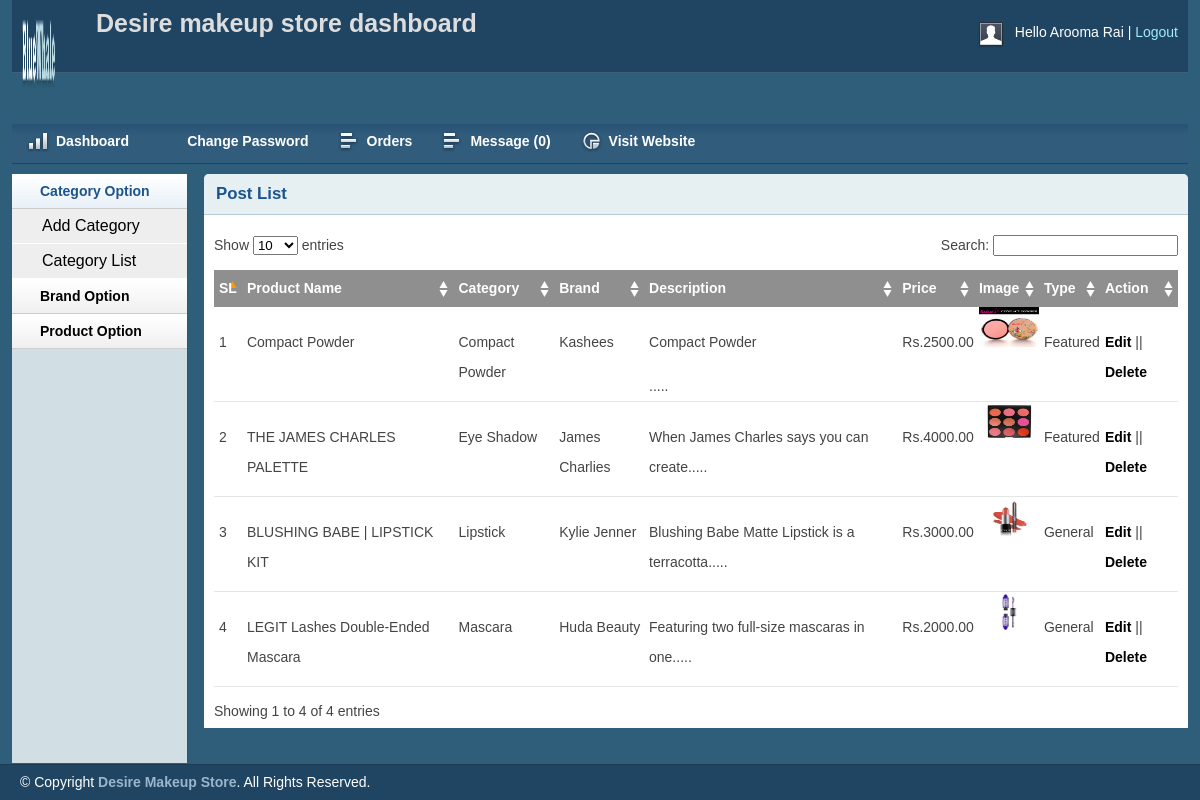
The page /admin/productlist.php (signed in) on the database its author committed.
### tables this page shows
CREATE TABLE `tbl_product` (
  `productId` int(11) NOT NULL,
  `productName` varchar(255) NOT NULL,
  `catId` int(11) NOT NULL,
  `brandId` int(11) NOT NULL,
  `body` text NOT NULL,
  `price` float(10,2) NOT NULL,
  `image` varchar(255) NOT NULL,
  `type` tinyint(4) NOT NULL DEFAULT '0'
);

CREATE TABLE `tbl_category` (
  `catId` int(11) NOT NULL,
  `catName` varchar(255) NOT NULL
);

CREATE TABLE `tbl_brand` (
  `brandId` int(11) NOT NULL,
  `brandName` varchar(255) NOT NULL
);

### lib/Database.php (called while the page is built, shortened)
<?php
class Database
{
    public $host = DB_HOST;
    public $user = DB_USER;
    public $pass = DB_PASS;
    public $dbname = DB_NAME;
    public $link;
    private function connectDB()
    {
        $this->link = new mysqli($this->host, $this->user, $this->pass,
            $this->dbname);
    }
    public function select($query)
    {
        $result = $this->link->query($query) or
        die($this->link->error . __LINE__);
        if ($result->num_rows > 0) {
            return $result;
        } else {
            return false;
        }
    }
}

### classes/Product.php (called while the page is built, shortened)
<?php
$filepath = realpath(dirname(__FILE__));
include_once $filepath . '/../lib/Database.php';
include_once $filepath . '/../helpers/Formate.php';
?>
<?php
class Product
{
    private $db;
    public function __construct()
    {
        $this->db = new Database();
    }
    public function getAllProduct()
    {
        $query = "SELECT p.*,c.catName,b.brandName
FROM tbl_product as p,tbl_category as c, tbl_brand as b
WHERE p.catId = c.catId AND p.brandId = b.brandId
ORDER BY p.productId DESC";
        $result = $this->db->select($query);
        return $result;
    }
}
?>

### helpers/Formate.php (called while the page is built, shortened)
<?php
class Format
{
    public function textShorten($text, $limit = 400)
    {
        $text = $text . " ";
        $text = substr($text, 0, $limit);
        $text = substr($text, 0, strrpos($text, ' '));
        $text = $text . ".....";
        return $text;
    }
}

### admin/productlist.php (the view, shortened to what this page needs)
<?php include 'inc/header.php';?>
<?php include 'inc/sidebar.php';?>
<?php include '../classes/Product.php';?>
<?php include_once '../helpers/Formate.php';?>
<?php
$pd = new Product();
$fm = new Format();
?>
<div class="grid_10">
    <div class="box round first grid">
        <h2>Post List</h2>
        <div class="block">
            <table class="data display datatable" id="example">
			<thead>
				<tr>
					<th>SL</th>
					<th>Product Name</th>
					<th>Category</th>
					<th>Brand</th>
					<th>Description</th>
					<th>Price</th>
					<th>Image</th>
					<th>Type</th>
					<th>Action</th>
				</tr>
			</thead>
			<tbody>
				<?php
$getPd = $pd->getAllProduct();
if ($getPd) {
    $i = 0;
    while ($result = $getPd->fetch_assoc()) {
        $i++;
        ?>
				<tr class="odd gradeX">
					<td><?php echo $i; ?></td>
					<td><?php echo $result['productName']; ?></td>
					<td><?php echo $result['catName']; ?></td>
					<td><?php echo $result['brandName']; ?></td>
					<td><?php echo $fm->textShorten($result['body'], 50); ?></td>
					<td>Rs.<?php echo $result['price']; ?></td>
					<td><img src="<?php echo $result['image']; ?>" height="40px" width="60px" ></td>
					<td>
						<?php
if ($result['type'] == 0) {
            echo "Featured";
        } else {
            echo "General";
        }
        ?>
						</td>
					<td><a href="productedit.php?proid=<?php echo $result['productId']; ?>">Edit</a> || <a onclick="return confirm('Are you sure to delete!')" href="?delpro=<?php echo $result['productId']; ?>">Delete</a></td>
				</tr>
			<?php }}?>
			</tbody>
		</table>
       </div>
    </div>
</div>
<?php include 'inc/footer.php';?>

### admin/css/text.css (style rules this page uses)
body { font: 13px/1.5 Tahoma, Helvetica, Arial, 'Liberation Sans', FreeSans, sans-serif; }
h2 { font-size: 23px; }
p, dl, hr, h1, h2, h3, h4, h5, h6, ol, ul, pre, table, address, fieldset { margin-bottom: 20px; }

### admin/css/grid.css (style rules this page uses)
.grid_1, .grid_2, .grid_3, .grid_4, .grid_5, .grid_6, .grid_7, .grid_8, .grid_9, .grid_10, .grid_11, .grid_12, .grid_13, .grid_14, .grid_15, .grid_16 { display: inline; float: left; margin-left: 1%; margin-right: 1%; }
.container_12 .grid_10 { width: 81.333%; }

### admin/css/layout.css (style rules this page uses)
body { background: #fff none repeat scroll 0 0; color: #444; font-size: 14px; padding: 0; }
a { color: #000; font-weight:bold; text-decoration: none; }
h1, h2, h3, h4, h5, h6 { line-height:1.2em; margin-bottom:.3em; }
h2 { margin-top:1em; }
.box { background:#fff; margin-bottom:20px; padding:10px 10px 10px 10px; margin-left:-8px; }
.box.grid { padding-bottom:40px; }
.box.round { -moz-border-radius: 5px 5px 0px 0px; -webkit-border-radius: 5px 5px 0px 0px; border-radius: 5px 5px 0px 0px; }
.box h2 { font-size:1.2em; font-weight:bold; color:#1B548D; background:#E6F0F3; margin:-10px -10px 0 -10px; padding:10px 12px; border-bottom:1px solid #B3CBD6; -moz-border-radius: 5px 5px 0px 0px; -webkit-border-radius: 5px 5px 0px 0px; border-radius: 5px 5px 0px 0px; }
.box.first { min-height: 406px; }
.block { padding-top:20px; }
p { margin-bottom:1em; }
.block { padding-bottom:1px; }
table.display { margin: 0 auto; clear: both; width: 100%; }
.sorting_asc { background: #8f8f8f url(../img/table/sort_asc.png) no-repeat center right; padding:8px 5px; text-align:left; color:#fff; }
.sorting { background:#8f8f8f url(../img/table/sort_both.png) no-repeat center right; padding:8px 5px; text-align:left; color:#fff; }
tr.odd { height: 30px; line-height: 30px; border-bottom:1px solid #e6e6e6; }
tr.even { height: 30px; line-height: 30px; border-bottom:1px solid #e6e6e6; }
tr.odd td, tr.even td { padding-left:5px; }

### rows shown on the page
tbl_product: productName "Compact Powder", catId.catName "Compact Powder", brandId.brandName "Kashees", body "Compact Powder .....", price "2500.00", image (picture), type "Featured"
tbl_product: productName "THE JAMES CHARLES PALETTE", catId.catName "Eye Shadow", brandId.brandName "James Charlies", body "When James Charles says you can create.....", price "4000.00", image (picture), type "Featured"
tbl_product: productName "BLUSHING BABE | LIPSTICK KIT", catId.catName "Lipstick", brandId.brandName "Kylie Jenner", body "Blushing Babe Matte Lipstick is a terracotta.....", price "3000.00", image (picture), type "General"
tbl_product: productName "LEGIT Lashes Double-Ended Mascara", catId.catName "Mascara", brandId.brandName "Huda Beauty", body "Featuring two full-size mascaras in one.....", price "2000.00", image (picture), type "General"

### other values the page prints
Session::get('adminName') "Arooma Rai"
